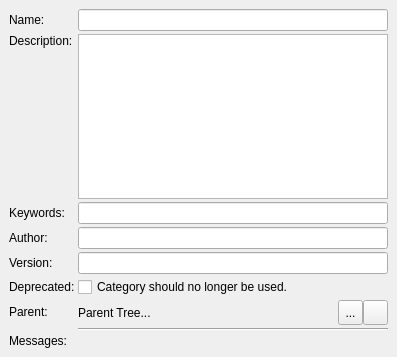
<?xml version="1.0" encoding="UTF-8"?>
<ui version="4.0">
 <class>librepcb::editor::ComponentCategoryMetadataDock</class>
 <widget class="QDockWidget" name="librepcb::editor::ComponentCategoryMetadataDock">
  <property name="geometry">
   <rect>
    <x>0</x>
    <y>0</y>
    <width>397</width>
    <height>357</height>
   </rect>
  </property>
  <property name="maximumSize">
   <size>
    <width>500</width>
    <height>524287</height>
   </size>
  </property>
  <property name="features">
   <set>QDockWidget::DockWidgetMovable</set>
  </property>
  <property name="allowedAreas">
   <set>Qt::LeftDockWidgetArea|Qt::RightDockWidgetArea</set>
  </property>
  <property name="windowTitle">
   <string>Metadata</string>
  </property>
  <widget class="QWidget" name="dockWidgetContents">
   <property name="maximumSize">
    <size>
     <width>500</width>
     <height>16777215</height>
    </size>
   </property>
   <layout class="QFormLayout" name="formLayout">
    <property name="horizontalSpacing">
     <number>3</number>
    </property>
    <property name="verticalSpacing">
     <number>3</number>
    </property>
    <item row="3" column="1">
     <widget class="QLineEdit" name="edtName">
      <property name="maxLength">
       <number>50</number>
      </property>
     </widget>
    </item>
    <item row="5" column="1">
     <widget class="librepcb::editor::PlainTextEdit" name="edtDescription">
      <property name="tabChangesFocus">
       <bool>true</bool>
      </property>
     </widget>
    </item>
    <item row="7" column="1">
     <widget class="QLineEdit" name="edtKeywords">
      <property name="maxLength">
       <number>100</number>
      </property>
     </widget>
    </item>
    <item row="9" column="1">
     <widget class="QLineEdit" name="edtAuthor">
      <property name="maxLength">
       <number>100</number>
      </property>
     </widget>
    </item>
    <item row="11" column="1">
     <widget class="QLineEdit" name="edtVersion">
      <property name="maxLength">
       <number>100</number>
      </property>
     </widget>
    </item>
    <item row="13" column="1">
     <widget class="QCheckBox" name="cbxDeprecated">
      <property name="text">
       <string>Category should no longer be used.</string>
      </property>
     </widget>
    </item>
    <item row="16" column="1">
     <widget class="Line" name="line">
      <property name="orientation">
       <enum>Qt::Horizontal</enum>
      </property>
     </widget>
    </item>
    <item row="19" column="1">
     <widget class="librepcb::editor::RuleCheckListWidget" name="lstMessages" native="true">
      <property name="sizePolicy">
       <sizepolicy hsizetype="Preferred" vsizetype="Expanding">
        <horstretch>0</horstretch>
        <verstretch>1</verstretch>
       </sizepolicy>
      </property>
     </widget>
    </item>
    <item row="15" column="1">
     <layout class="QHBoxLayout" name="horizontalLayout">
      <property name="spacing">
       <number>0</number>
      </property>
      <item>
       <widget class="QLabel" name="lblParentCategories">
        <property name="text">
         <string notr="true">Parent Tree...</string>
        </property>
        <property name="wordWrap">
         <bool>true</bool>
        </property>
       </widget>
      </item>
      <item>
       <widget class="QToolButton" name="btnChooseParentCategory">
        <property name="sizePolicy">
         <sizepolicy hsizetype="Fixed" vsizetype="MinimumExpanding">
          <horstretch>0</horstretch>
          <verstretch>0</verstretch>
         </sizepolicy>
        </property>
        <property name="minimumSize">
         <size>
          <width>25</width>
          <height>25</height>
         </size>
        </property>
        <property name="maximumSize">
         <size>
          <width>25</width>
          <height>16777215</height>
         </size>
        </property>
        <property name="toolTip">
         <string>Choose category</string>
        </property>
        <property name="text">
         <string notr="true">...</string>
        </property>
       </widget>
      </item>
      <item>
       <widget class="QToolButton" name="btnResetParentCategory">
        <property name="sizePolicy">
         <sizepolicy hsizetype="Fixed" vsizetype="MinimumExpanding">
          <horstretch>0</horstretch>
          <verstretch>0</verstretch>
         </sizepolicy>
        </property>
        <property name="minimumSize">
         <size>
          <width>25</width>
          <height>25</height>
         </size>
        </property>
        <property name="maximumSize">
         <size>
          <width>25</width>
          <height>16777215</height>
         </size>
        </property>
        <property name="toolTip">
         <string>Reset</string>
        </property>
        <property name="text">
         <string notr="true"/>
        </property>
        <property name="icon">
         <iconset>
          <normaloff>:/img/actions/undo.png</normaloff>:/img/actions/undo.png</iconset>
        </property>
       </widget>
      </item>
     </layout>
    </item>
    <item row="3" column="0">
     <widget class="QLabel" name="label_4">
      <property name="text">
       <string>Name:</string>
      </property>
     </widget>
    </item>
    <item row="5" column="0">
     <widget class="QLabel" name="label_5">
      <property name="text">
       <string>Description:</string>
      </property>
      <property name="alignment">
       <set>Qt::AlignLeading|Qt::AlignLeft|Qt::AlignTop</set>
      </property>
     </widget>
    </item>
    <item row="7" column="0">
     <widget class="QLabel" name="label_6">
      <property name="text">
       <string>Keywords:</string>
      </property>
     </widget>
    </item>
    <item row="9" column="0">
     <widget class="QLabel" name="label_7">
      <property name="text">
       <string>Author:</string>
      </property>
     </widget>
    </item>
    <item row="11" column="0">
     <widget class="QLabel" name="label_8">
      <property name="text">
       <string>Version:</string>
      </property>
     </widget>
    </item>
    <item row="13" column="0">
     <widget class="QLabel" name="label_10">
      <property name="text">
       <string>Deprecated:</string>
      </property>
     </widget>
    </item>
    <item row="15" column="0">
     <widget class="QLabel" name="label">
      <property name="text">
       <string>Parent:</string>
      </property>
     </widget>
    </item>
    <item row="19" column="0">
     <widget class="QLabel" name="label_2">
      <property name="text">
       <string>Messages:</string>
      </property>
      <property name="alignment">
       <set>Qt::AlignLeading|Qt::AlignLeft|Qt::AlignTop</set>
      </property>
     </widget>
    </item>
   </layout>
  </widget>
 </widget>
 <customwidgets>
  <customwidget>
   <class>librepcb::editor::PlainTextEdit</class>
   <extends>QPlainTextEdit</extends>
   <header location="global">librepcb/editor/widgets/plaintextedit.h</header>
  </customwidget>
  <customwidget>
   <class>librepcb::editor::RuleCheckListWidget</class>
   <extends>QWidget</extends>
   <header location="global">librepcb/editor/widgets/rulechecklistwidget.h</header>
   <container>1</container>
  </customwidget>
 </customwidgets>
 <resources/>
 <connections/>
</ui>
